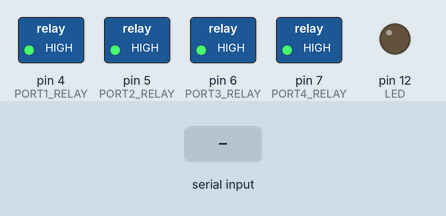
Bench run of a sketch on a simulated Arduino Uno, built with avr-gcc and run on an emulated ATmega328P. On the bench: switched loads named in the sketch (green lamp = pin HIGH), output pins drawn as LEDs (lit = HIGH). The inputs (shaded band) are chosen by the test bench.

Above: at 2.2 s.
2.3 s: "1" received over Serial
At 4.3 s:
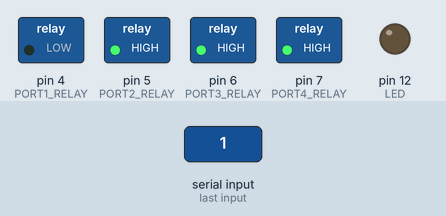
4.7 s: "0" received over Serial
At 6.1 s:
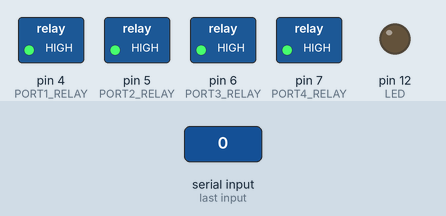
Timing chart, 0 to 7.7 s (numbered marks = the images above; inputs shaded):
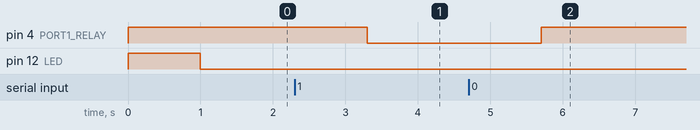

Measured:
- after the input at 2.3 s, pin 4 (PORT1_RELAY): HIGH → LOW after 1.0 s
- after the input at 4.7 s, pin 4 (PORT1_RELAY): LOW → HIGH after 1.0 s

The sketch:

RELAY.ino
```cpp
#include <SoftwareSerial.h>
#include <string.h>

#define LED 12

//--------------------------RELAY PIN
#define PORT1_RELAY 4
#define PORT2_RELAY 5
#define PORT3_RELAY 6
#define PORT4_RELAY 7

//---------------State Control Relay
#define port1_Relay_ON    '1'
#define port1_Relay_OFF   '0'

#define port2_Relay_ON    '1'
#define port2_Relay_OFF   '0'

#define port3_Relay_ON    '1'
#define port3_Relay_OFF   '0'

#define port4_Relay_ON    '1'
#define port4_Relay_OFF   '0'

char port1_STT='0';
char port2_STT='0';
char port3_STT='0';
char port4_STT='0';
//-----------------------------------
#define low HIGH
#define high LOW

bool state_PORT1=false;
bool state_PORT2=false;
bool state_PORT3=false;
bool state_PORT4=false;

static const uint32_t Baud = 9600;
unsigned long previousMillis = 0;
long t = 5000;

bool Debug=false;

String port1_Name="PORT 1";
String port2_Name="PORT 2";
String port3_Name="PORT 3";
String port4_Name="PORT 4";
void setup() {
  //Serial.begin(Baud);
  pinMode(LED,OUTPUT);

 //-----------------------RELAY PIN
 pinMode(PORT1_RELAY,OUTPUT);
 pinMode(PORT2_RELAY,OUTPUT);
 pinMode(PORT3_RELAY,OUTPUT);
 pinMode(PORT4_RELAY,OUTPUT);

 digitalWrite(PORT1_RELAY,low);
 digitalWrite(PORT2_RELAY,low);
 digitalWrite(PORT3_RELAY,low);
 digitalWrite(PORT4_RELAY,low);

 Serial.begin(9600);

  digitalWrite(LED,HIGH);
  delay(1000);
  digitalWrite(LED,LOW);

}
String temp="";
void loop() {
    if (millis() - previousMillis > t) {
     previousMillis = millis();
  }


   if(Serial.available() > 0){
   // Read from serial monitor and send over UM402
    String input = Serial.readString();
    Serial.flush();
    input.trim();
    char s[10];

  for (byte len = 1;len<=input.length()+1; len++){    input.toCharArray(s,len);}
      relay_Control(s);
   }
}

void control_Port(byte port, String portname, byte _stt, bool debug=false){
  byte stt=low;
  if (_stt=='1') stt=high;
  digitalWrite(port,stt);
  if (debug) Serial.println("[RELAY ] "+portname+" ON");
 }

void relay_Control(char *input){
  //Serial.println("SEND:"+String(input));
  bool debug=false;

  //------------------PORT 1
  if (input[0]==port1_Relay_ON)      {     if (input[0]!=port1_STT){      port1_STT=input[0]; control_Port(PORT1_RELAY,port1_Name,port1_STT,debug);}}
  else if (input[0]==port1_Relay_OFF){     if (input[0]!=port1_STT){      port1_STT=input[0]; control_Port(PORT1_RELAY,port1_Name,port1_STT,debug);}}

  //------------------PORT 2
  if (input[1]==port1_Relay_ON)      {     if (input[1]!=port2_STT){      port2_STT=input[1]; control_Port(PORT2_RELAY,port2_Name,port2_STT,debug);}}
  else if (input[1]==port2_Relay_OFF){     if (input[1]!=port2_STT){      port2_STT=input[1]; control_Port(PORT2_RELAY,port2_Name,port2_STT,debug);}}

  //------------------PORT 3
  if (input[2]==port3_Relay_ON)      {     if (input[2]!=port3_STT){      port3_STT=input[2]; control_Port(PORT3_RELAY,port3_Name,port3_STT,debug);}}
  else if (input[2]==port3_Relay_OFF){     if (input[2]!=port3_STT){      port3_STT=input[2]; control_Port(PORT3_RELAY,port3_Name,port3_STT,debug);}}

  //------------------PORT 4
  if (input[3]==port4_Relay_ON)      {     if (input[3]!=port4_STT){      port4_STT=input[3]; control_Port(PORT4_RELAY,port4_Name,port4_STT,debug);}}
  else if (input[3]==port4_Relay_OFF){     if (input[3]!=port4_STT){      port4_STT=input[3]; control_Port(PORT4_RELAY,port4_Name,port4_STT,debug);}}

  }

bool checkPort(byte port){
  if(digitalRead(port)) return true;
  return false;
  }
```
